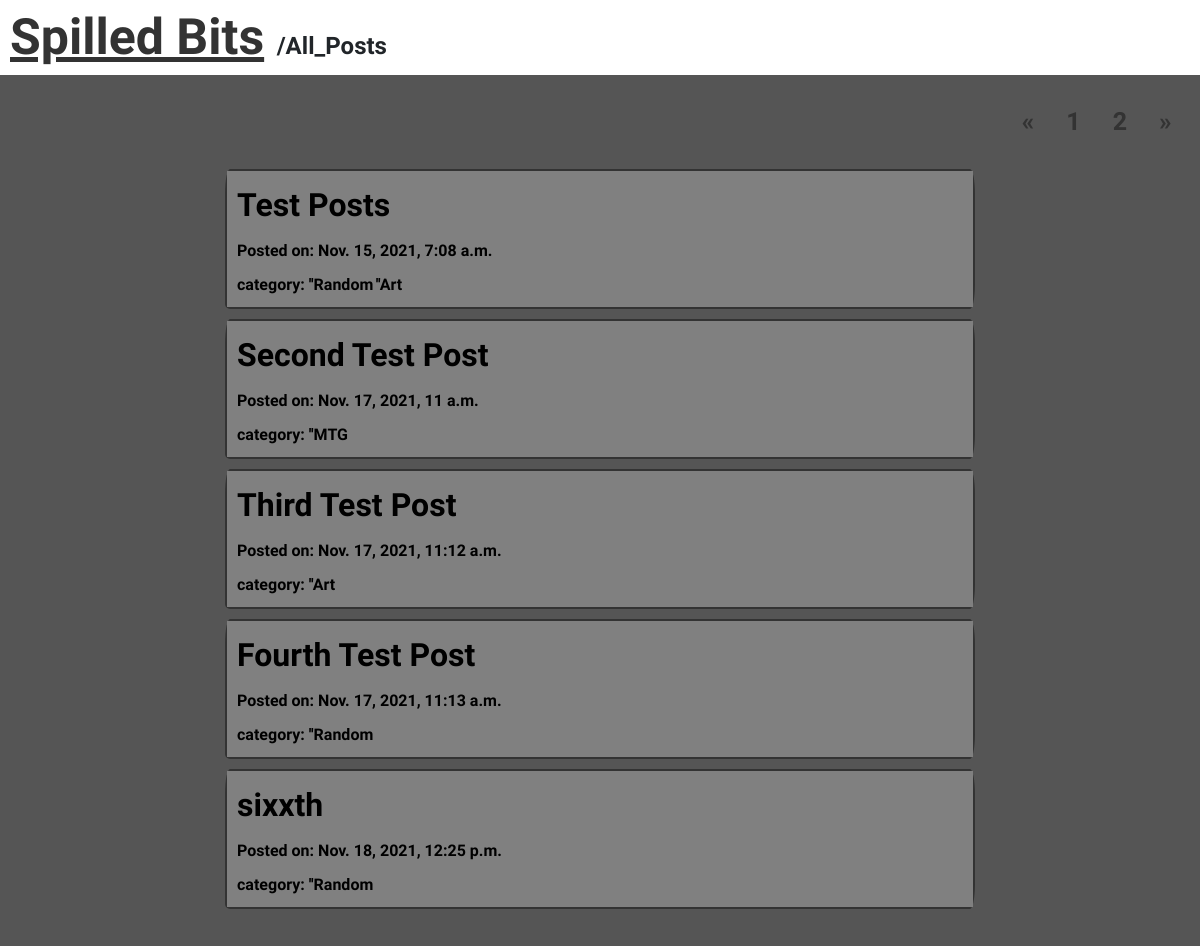
Page /all-posts/page/1 on the committed database.
### spilled_bits/models.py (models this page shows, shortened)
class Article(models.Model):
    STATUS = (('Publish', 'Publish'), ('Private', 'Private'),)
    title = models.CharField(max_length=100, unique=True)
    content = models.TextField()
    slug = models.SlugField(max_length=200, blank=True, editable=False)
    date = models.DateTimeField(auto_now_add=True)
    status = models.CharField(max_length=15, choices=STATUS, blank=True, null=True)
    category = models.ManyToManyField(Category)

class Category(models.Model):
    name = models.CharField(max_length=50)
    def __str__(self) -> str:
        return self.name

### spilled_bits/views.py (the view)
# urls.py: path('all-posts/page/<int:page>', views.AllPosts, name='all_posts'),
def AllPosts(request, page):
    posts = Article.objects.all().count()
    itemSizePerPage = 5
    itemStart = (page-1) * itemSizePerPage
    itemEnd = itemStart + itemSizePerPage
    pageSize = math.ceil(posts/itemSizePerPage)
    paginatedItems = Article.objects.all()[itemStart:itemEnd] #Slicing QuerySet to return specific set of items
    context = {
        'pageSize':pageSize,
        'paginatedItems': paginatedItems
    }
    return render(request, 'spilled_bits/all_posts.html', context)

### spilled_bits/templates/spilled_bits/all_posts.html (shortened to what this page needs)
{% load static %}
{% include 'common/base.html' %}
{% block content %}
    <div class="bg-light">
        <a class="mx-3" href="{% url 'home' %}" style="font-size: 500%;">Spilled Bits</a>
        <span class="f-xlarge">/All_Posts</span>
    </div>
    <div class="container-fluid">
        <div class="pagination pull-right mx-2">
            {% if pageSize > 1 %}
                <a href="{% url 'all_posts' 1 %}">&laquo;</a>
                {% for page in "x"|ljust:pageSize %}
                    <a href="{% url 'all_posts' forloop.counter %}">{{forloop.counter}}</a>
                {% endfor %}
                <a href="{% url 'all_posts' pageSize %}">&raquo;</a>
            {% else %}
                <a href="#">&laquo;</a>
                <a href="#">&raquo;</a>
            {% endif %}
        </div>
    </div>
    <div class="container all-posts">
        {% for post in paginatedItems %}
        <div class="card mb-3 mx-auto col-8 post">
            <a class="card-body" href="{% url 'article' post.slug %}">
                <p class="f-xxlarge">{{post.title}}</p>
                <p class="fc-3 f-med">Posted on: {{post.date}}</p>
                <small class="fc-3 f-med">category: </small>
                        {% for category in post.category.all %}
                            <small class="fc-3 f-med">''{{category}}</small>
                        {% endfor %}
            </a>
        </div>
        {% endfor %}
    </div>
{% endblock %}

### spilled_bits/templates/common/base.html (shortened to what this page needs)
{% load static %}
<!DOCTYPE html>
<html lang="en">
<head>
    <link href="{% static 'css/bootstrap.min.css' %}" rel="stylesheet">
    <link href="{% static 'bootstrap_sketch.min.css' %}" rel="stylesheet">
    <link href="{% static 'css/style.css' %}" rel="stylesheet">
</head>
<body class="bg-secondary">
</body>
</html>

### spilled_bits/static/css/style.css (style rules this page uses)
.fc-3 { color: black; }
.f-med { font-size: medium; }
.f-xlarge { font-size: x-large; }
.f-xxlarge { font-size: xx-large; }
.pagination a { float: right; text-decoration: none; padding: 8px 16px; transition: background-color .3s; font-size: 250%; }
.all-posts .post a { background-color: grey; color: black; transition: background-color .3s; text-decoration: none; }

### rows in the picture
Article: title "Test Posts", date "Nov. 15, 2021, 7:08 a.m."
Category: name "Random"
Category: name "Art"
Article: title "Second Test Post", date "Nov. 17, 2021, 11 a.m."
Category: name "MTG"
Article: title "Third Test Post", date "Nov. 17, 2021, 11:12 a.m."
Article: title "Fourth Test Post", date "Nov. 17, 2021, 11:13 a.m."
Article: title "sixxth", date "Nov. 18, 2021, 12:25 p.m."
